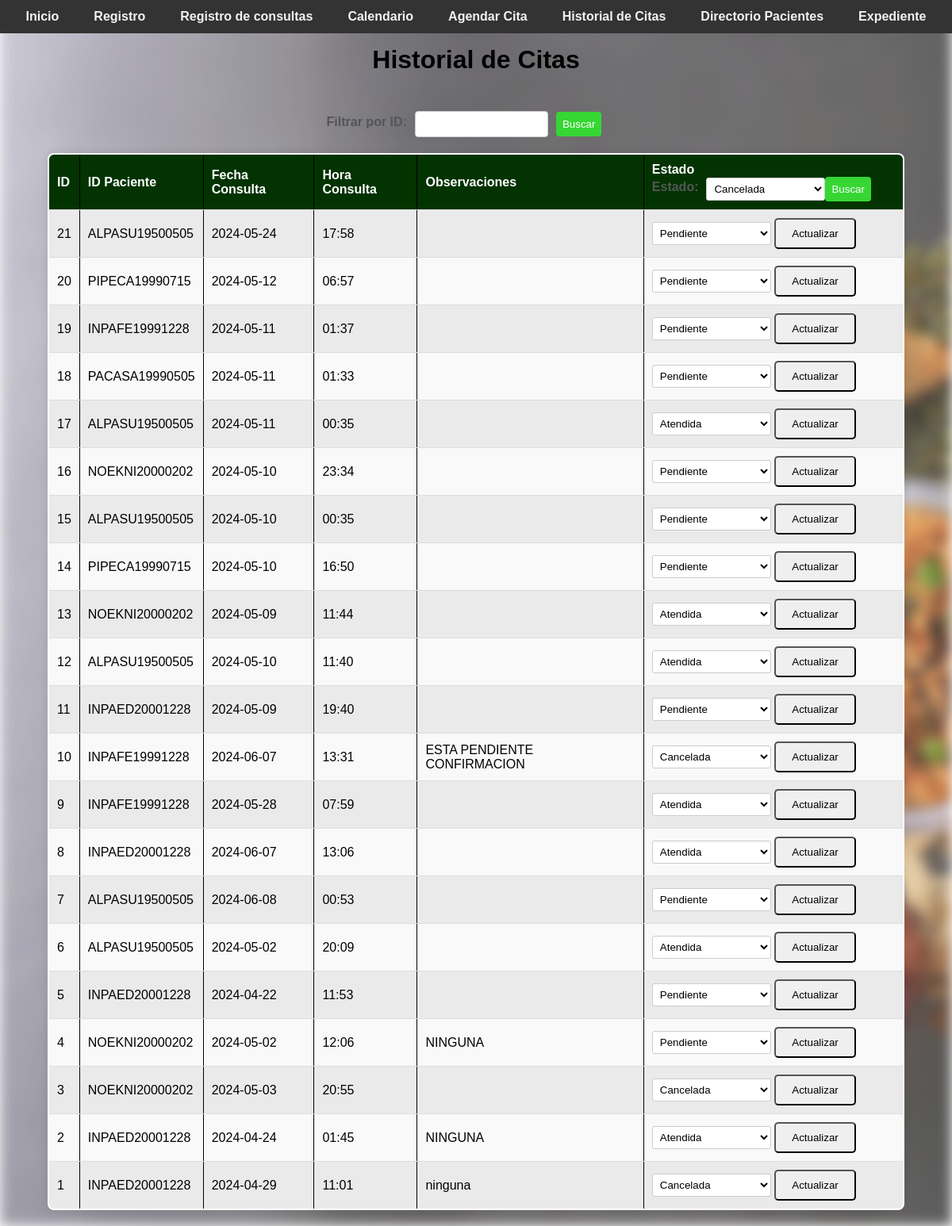
The app's page /historial_citas (signed in), older data.
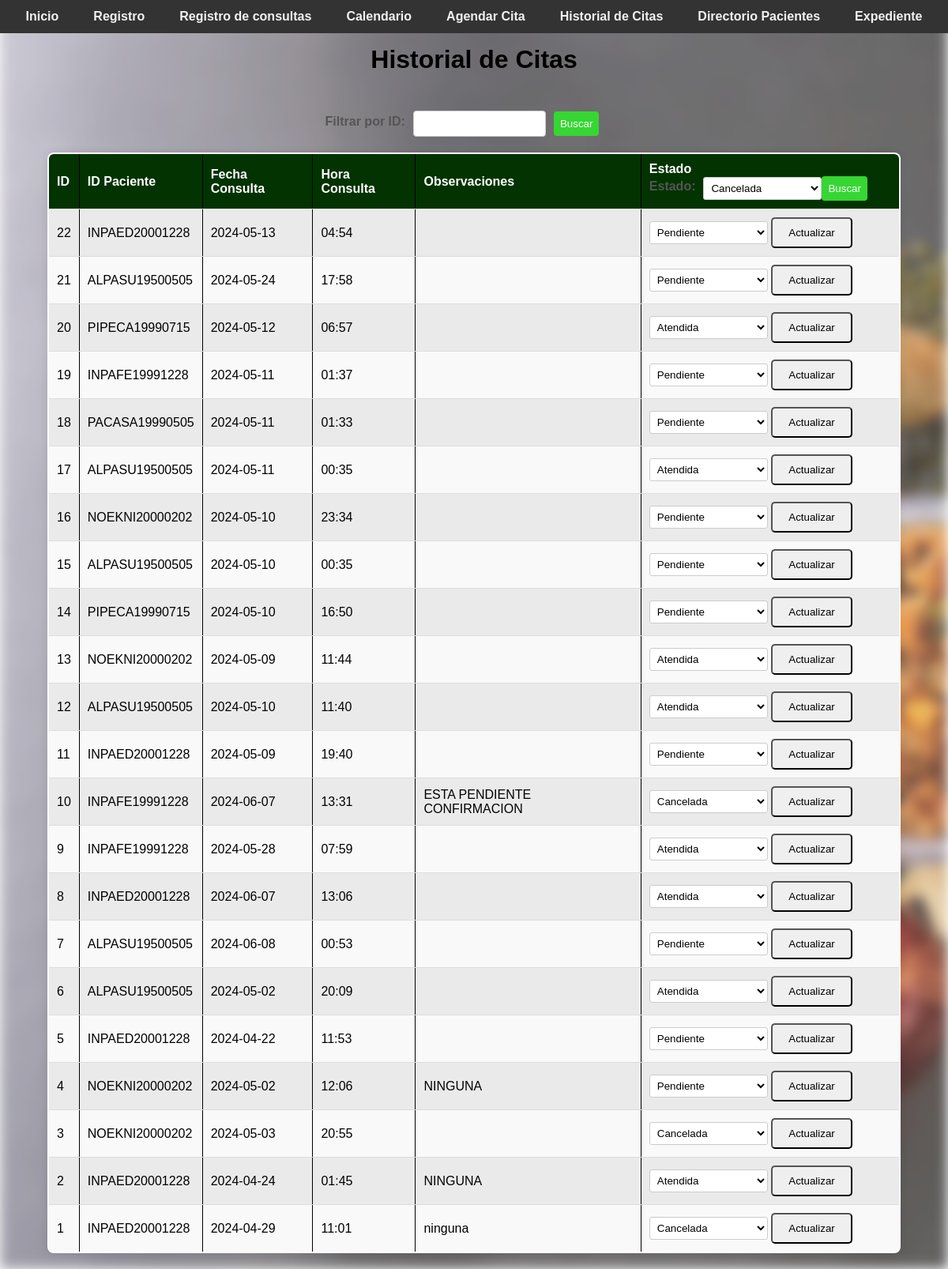
The same page, newer data.
### tables this page shows
CREATE TABLE citas (
                    id_cita INTEGER PRIMARY KEY AUTOINCREMENT,
                    id_paciente TEXT,
                    fecha_consulta TEXT NOT NULL,
                    hora_consulta TEXT NOT NULL, 
                    observaciones TEXT,
                    estado TEXT DEFAULT 'Pendiente',
                    FOREIGN KEY (id_paciente) REFERENCES pacientes(id_paciente)
                );

### app.py (the view)
@app.route('/historial_citas', methods=['GET', 'POST'])
@login_required
def historial_citas():
    filter_text = request.form.get('filter_text')
    filter_by = request.form.get('filter_by')
    with get_db_connection() as connection:
        cursor = connection.cursor()
        if request.method == 'POST' and filter_text and filter_by:
            if filter_by == 'id_paciente':
                cursor.execute("SELECT * FROM citas WHERE LOWER(id_paciente) LIKE LOWER(?)", ('%' + filter_text + '%',))
            elif filter_by == 'estado':
                cursor.execute("SELECT * FROM citas WHERE LOWER(estado) = LOWER(?)", (filter_text, ))
            else:
                cursor.execute("SELECT * FROM citas")
        else:
            cursor.execute("SELECT * FROM citas")
        citas = cursor.fetchall()
    with get_db_connection() as connection:
     cursor = connection.cursor()
    cursor.execute("SELECT id_paciente, primer_apellido, segundo_apellido, nombres FROM pacientes")
    pacientes = cursor.fetchall()
    citas_ordenadas = sorted(citas, key=itemgetter(0), reverse=True)
    with get_db_connection() as connection:
        cursor = connection.cursor()
        cursor.execute("SELECT id_paciente, primer_apellido, segundo_apellido, nombres FROM pacientes")
        pacientes = cursor.fetchall()
    return render_template('historial_citas.html', citas=citas_ordenadas, pacientes=pacientes)

### app.py (called while the page is built)
def get_db_connection():
    return sqlite3.connect('nutricion_consulta.db')

def login_required(f):
    @wraps(f)
    def decorated_function(*args, **kwargs):
        if 'username' not in session:
            return redirect(url_for('login'))
        return f(*args, **kwargs)
    return decorated_function

### templates/historial_citas.html (shortened to what this page needs)
<!DOCTYPE html>
<html lang="es">
<head>
    <link rel="stylesheet" href="{{ url_for('static', filename='css/style.css') }}">
</head>
<body>
    <div class="navbar">
        <a href="/">Inicio</a>
        <a href="/registro">Registro</a>
        <a href="/consultar">Registro de consultas</a>
        <a href="/options">Calendario</a>
        <a href="/agendar_cita">Agendar Cita</a>
        <a href="/historial_citas">Historial de Citas</a>
        <a href="/directorio_pacientes">Directorio Pacientes</a>
        <a href="/expediente">Expediente</a>
        </div>
        <br>
            <h1>Historial de Citas</h1>
            <br></br>
            <div class="filter-container">
            <form action="{{ url_for('historial_citas') }}" method="post" class="filter-form">
            <label for="filtro_id">Filtrar por ID:</label>
            <input type="text" id="filter_id" name="filter_text" list="pacientes_list" required>
            <input type="submit" value="Buscar">
        </form>
    </div>
        <table border="1">
            <tr>
                <th>ID</th>
                <th>ID Paciente</th>
                <th>Fecha Consulta</th>
                <th>Hora Consulta</th>
                <th>Observaciones</th>
                <th>Estado
                    <form action="{{ url_for('historial_citas') }}" method="post" class="filter-form">
                        <label for="filter_estado">Estado:</label>
                        <select id="filter_estado" name="filter_estado">
                            <option value="Cancelada" {% if filter_estado == 'Cancelada' %} selected {% endif %}>Cancelada</option>
                            <input type="submit" value="Buscar">
                        </select>
                    </form>
                </th>
            </tr>
            {% for cita in citas %}
            <tr>
                <td>{{ cita[0] }}</td>
                <td>{{ cita[1] }}</td>
                <td>{{ cita[2] }}</td>
                <td>{{ cita[3] }}</td>
                <td>{{ cita[4] }}</td>
                <td>
                    <form action="/actualizar_estado" method="POST">
                        <select name="estado">
                            <option value="Pendiente" {% if cita[5] == 'Pendiente' %}selected{% endif %}>Pendiente</option>
                            <option value="Atendida" {% if cita[5] == 'Atendida' %}selected{% endif %}>Atendida</option>
                            <option value="Cancelada" {% if cita[5] == 'Cancelada' %}selected{% endif %}>Cancelada</option>
                        </select>
                        <input type="submit" value="Actualizar">
                    </form>
                </td>
            </tr>
            {% endfor %}
        </table>
    </body>
    </html>

### static/css/style.css (style rules this page uses)
body { font-family: Arial, sans-serif; margin: 0; padding: 0; }
body::before { content: ""; position: fixed; top: 0; left: 0; width: 100%; height: 100%; z-index: -1; background-image: url('/static/css/Imagen/fondo.jpg'); background-size: cover; filter: blur(8px); opacity: .8; }
.navbar { background-color: #333; display: flex; justify-content: center; padding: 25px 20; position: fixed; top: 0; left: 0; width: 100%; z-index: 1000; }
.navbar a { color: #f2f2f2; text-align: center; padding: 10px 20px; text-decoration: none; transition: background-color 0.3s ease, color 0.3s ease, border-color 0.3s ease; border-radius: 25px; margin: 20 5px; border: 2px solid transparent; font-weight: bold; }
.button, .btn-login, input[type="submit"] { display: inline-block; padding: 10px 20px; border-radius: 5px; cursor: pointer; text-decoration: none; transition: background-color 0.3s ease; }
label { display: inline-block; margin-bottom: 5px; }
select { width: 150px; padding: 5px; border: 1px solid #ccc; border-radius: 3px; background-color: #fff; }
input:required { border-color: #ff9999; }
input[type="text"]::placeholder, input[type="password"]::placeholder { color: #999; }
input[type="text"], input[type="number"], .add-button { width: 150px; padding: 8px 12px; margin-right: 10px; border-radius: 4px; border: 1px solid #ccc; cursor: pointer; }
th, td { padding: 10px; text-align: center; border-bottom: 1px solid #ddd; transition: background-color 0.3s; }
th { background-color: #333; color: #ffffff; }
tr:nth-child(even) { background-color: #f2f2f2; }
tr:nth-child(odd) { background-color: #e6e6e6; }
h1, h2, strong { color: #000000; }
h1 { margin-bottom: 10px; text-align: center; }
.filter-container { display: flex; flex-direction: row; align-items: center; justify-content: center; margin-bottom: 20px; }
.filter-form { display: flex; align-items: center; margin-right: 20px; }
.filter-form label { margin-right: 10px; color: #555; font-weight: bold; }
.filter-form input[type="text"], .filter-form input[type="submit"] { padding: 8px; border-radius: 4px; border: 1px solid #ccc; margin-right: 10px; }
.filter-form input[type="submit"] { background-color: #36d633; color: #fff; border: none; cursor: pointer; }
table { width: 90%; margin: 0 auto; border: 2px solid #000000; border-radius: 8px; overflow: hidden; box-shadow: 0 0 10px rgba(0, 0, 0, 0.1); max-width: 100%; border-collapse: collapse; margin-bottom: 20px; background-color: #fff; opacity: 1; animation: fadeIn 0.5s ease-in-out; transition: opacity 0.5s ease-in-out; }
table th, table td { padding: 10px; border-bottom: 1px solid #ddd; text-align: left; }
table th { background-color: #023300; font-weight: bold; }
table tr:nth-child(odd) { background-color: #f9f9f9; }
table tr:nth-child(even) { background-color: #eaeaea; }

Row changes from the older to the newer data that the page shows:
added citas: id_cita "22", id_paciente "INPAED20001228", fecha_consulta "2024-05-13", hora_consulta "04:54", estado "Pendiente"
changed citas id 20: estado "Pendiente" → "Atendida"
